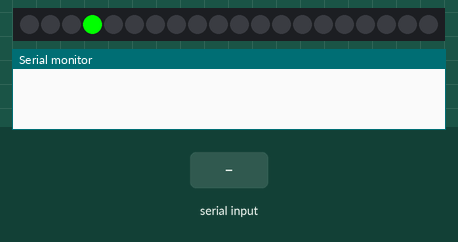
Bench run of a sketch on a simulated ATtiny85, built with avr-gcc and run on an emulated ATtiny85. Shown: 20 RGB LEDs in strip order, left to right, the last lines printed to the serial monitor. Inputs (shaded band) come from the test bench.

Above: at 1.2 s.
1.3 s: "1\n" received over Serial
At 1.78 s:
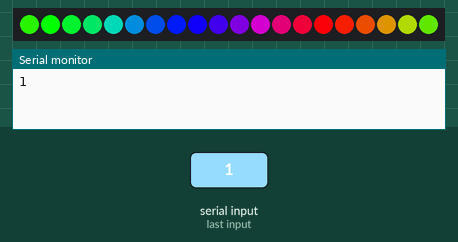
3.7 s: "0\n" received over Serial
At 4.2 s:
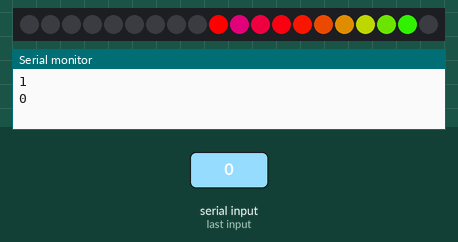
5.3 s: "90,45\n" received over Serial
At 6.3 s:
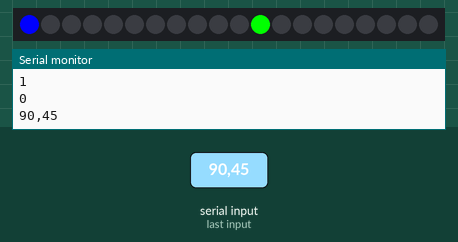
Timing chart, 0 to 8.3 s (numbered marks = the images above; inputs shaded):
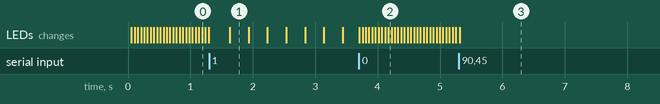

Measured:
- after the input at 1.3 s, the LEDs: change after 0.33 s (image 1)
- after the input at 3.7 s, the LEDs: first change at once (image 2 shows a later state)
- after the input at 5.3 s, the LEDs: change at once (image 3)

The sketch:

Dog_LED.ino
```cpp
#include <Adafruit_NeoPixel.h>
#ifdef __AVR__
#include <avr/power.h>
#endif
#define PIN 2
Adafruit_NeoPixel strip = Adafruit_NeoPixel(20, PIN, NEO_GRB + NEO_KHZ800);

int Mode = 0;

char val;  // 儲存接收資料的變數
String recv = "";

void setup() {
  Serial.begin(57600);

  // This is for Trinket 5V 16MHz, you can remove these three lines if you are not using a Trinket
#if defined (__AVR_ATtiny85__)
  if (F_CPU == 16000000) clock_prescale_set(clock_div_1);
#endif
  // End of trinket special code


  strip.begin();
  strip.show(); // Initialize all pixels to 'off'
}


void loop() {
  switch (Mode) {
    case 0:
      RGB();
      break;
    case 1:
      rainbowCycle(1);
      break;
    case 2:
      Flashing();
      break;
  }
}

void BT_get_data() {
  while (Serial.available()) {
    delay(1);
    val = Serial.read();
    recv += val;
  }
  if (recv != "")
    Serial.println(recv);

  if (recv.length() > 0) {
    Mode = getValue(recv, '#', 0).toInt();
    recv = "";
  }
}

void Flashing() {
  for (uint16_t i = 0; i < strip.numPixels(); i++) {
    strip.setPixelColor(i, strip.Color(255, 0, 0));
    strip.show();
    BT_get_data();
    if (Mode != 2)  return;
  }
  delay(500);
  for (uint16_t i = 0; i < strip.numPixels(); i++) {
    strip.setPixelColor(i, strip.Color(0, 0, 0));
    strip.show();
    BT_get_data();
    if (Mode != 2)  return;
  }
  delay(500);

}


void RGB() {
  colorWipe(strip.Color(255, 0, 0), 50); // Red
  colorWipe(strip.Color(0, 255, 0), 50); // Green
  colorWipe(strip.Color(0, 0, 255), 50); // Blue
}

void colorWipe(uint32_t c, uint8_t wait) {
  for (uint16_t i = 0; i < strip.numPixels(); i++) {
    if (i == 0)
      strip.setPixelColor(strip.numPixels() - 1, strip.Color(0, 0, 0));
    else
      strip.setPixelColor(i - 1, strip.Color(0, 0, 0));
    strip.setPixelColor(i, c);
    strip.show();
    BT_get_data();
    if (Mode != 0)  return;
    delay(wait);
  }
}


// Slightly different, this makes the rainbow equally distributed throughout
void rainbowCycle(uint8_t wait) {
  uint16_t i, j;

  for (j = 0; j < 256 * 5; j++) { // 5 cycles of all colors on wheel
    for (i = 0; i < strip.numPixels(); i++) {
      strip.setPixelColor(i, Wheel(((i * 256 / strip.numPixels()) + j) & 255));
    }
    strip.show();
    BT_get_data();
    if (Mode != 1)  return;
    delay(wait);
  }
}

// Input a value 0 to 255 to get a color value.
// The colours are a transition r - g - b - back to r.
uint32_t Wheel(byte WheelPos) {
  WheelPos = 255 - WheelPos;
  if (WheelPos < 85) {
    return strip.Color(255 - WheelPos * 3, 0, WheelPos * 3);
  }
  if (WheelPos < 170) {
    WheelPos -= 85;
    return strip.Color(0, WheelPos * 3, 255 - WheelPos * 3);
  }
  WheelPos -= 170;
  return strip.Color(WheelPos * 3, 255 - WheelPos * 3, 0);
}

////////////////////////////////////////
String getValue(String data, char separator, int index)
{
  int found = 0;
  int strIndex[] = {0, -1};
  int maxIndex = data.length() - 1;

  for (int i = 0; i <= maxIndex && found <= index; i++) {
    if (data.charAt(i) == separator || i == maxIndex) {
      found++;
      strIndex[0] = strIndex[1] + 1;
      strIndex[1] = (i == maxIndex) ? i + 1 : i;
    }
  }
  return found > index ? data.substring(strIndex[0], strIndex[1]) : "";
}
```
